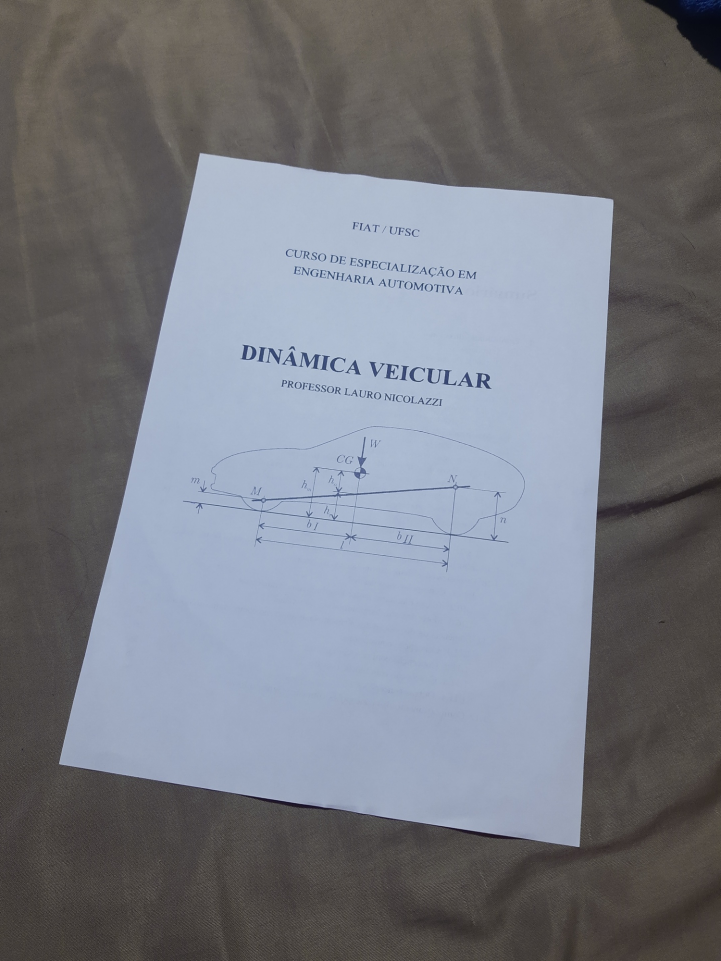
#> input picture document scanner/resources/doc1.jpg, 1442 x 1922 px (shown at 1/2 size)
$ python documentScanner.py
#> lines starting #> are read from the running program, lines starting #| are printed output that depends on the picture; after the words box and inside, x2 and y2 are one past the last pixel; in counts of white or black regions, pixels touching at a corner belong together
import cv2 as cv
import numpy as np

# [6 lines of commented-out code are left out]

widthImg = 1500
heightImg = 2000
paperWidth = 552
paperHeight = 780

images = [cv.imread('resources/doc1.jpg'),
          cv.imread('resources/doc2.jpg')]
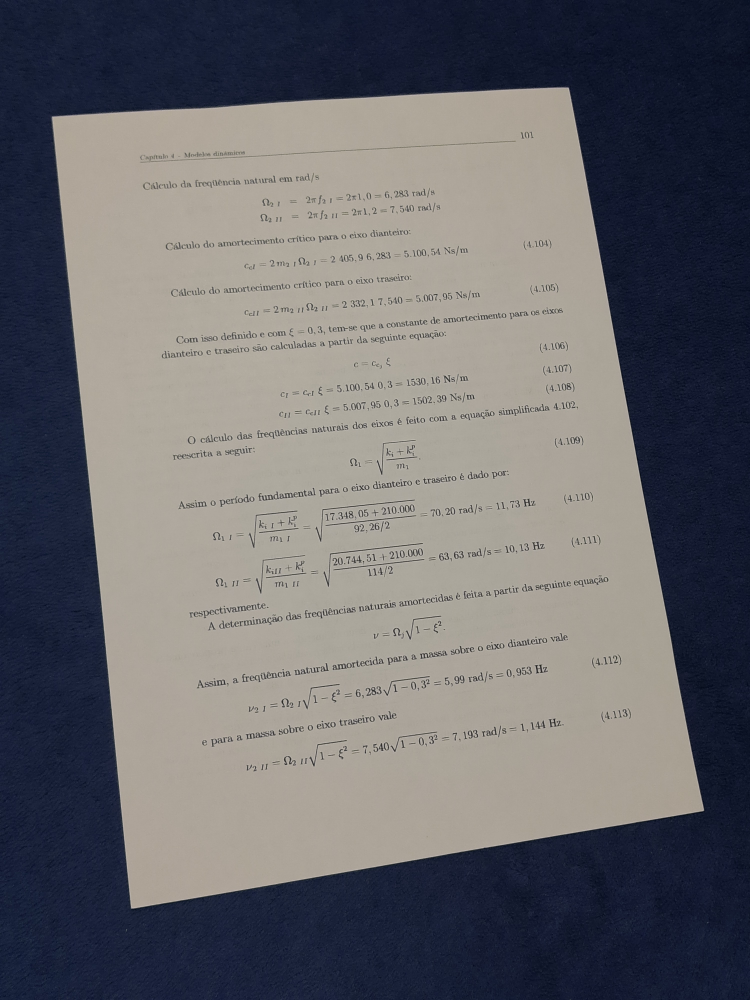
#> input picture document scanner/resources/doc2.jpg, 3000 x 4000 px (shown at 1/4 size)


def stackImages(scale,imgArray):
    rows = len(imgArray)
    cols = len(imgArray[0])
    rowsAvailable = isinstance(imgArray[0], list)
    width = imgArray[0][0].shape[1]
    height = imgArray[0][0].shape[0]
    if rowsAvailable:
        for x in range ( 0, rows):
            for y in range(0, cols):
                if imgArray[x][y].shape[:2] == imgArray[0][0].shape [:2]:
                    imgArray[x][y] = cv.resize(imgArray[x][y], (0, 0), None, scale, scale)
                else:
                    imgArray[x][y] = cv.resize(imgArray[x][y], (imgArray[0][0].shape[1], imgArray[0][0].shape[0]), None, scale, scale)
                if len(imgArray[x][y].shape) == 2: imgArray[x][y]= cv.cvtColor( imgArray[x][y], cv.COLOR_GRAY2BGR)
        imageBlank = np.zeros((height, width, 3), np.uint8)
        hor = [imageBlank]*rows
        hor_con = [imageBlank]*rows
        for x in range(0, rows):
            hor[x] = np.hstack(imgArray[x])
        ver = np.vstack(hor)
    else:
        for x in range(0, rows):
            if imgArray[x].shape[:2] == imgArray[0].shape[:2]:
                imgArray[x] = cv.resize(imgArray[x], (0, 0), None, scale, scale)
            else:
                imgArray[x] = cv.resize(imgArray[x], (imgArray[0].shape[1], imgArray[0].shape[0]), None,scale, scale)
            if len(imgArray[x].shape) == 2: imgArray[x] = cv.cvtColor(imgArray[x], cv.COLOR_GRAY2BGR)
        hor= np.hstack(imgArray)
        ver = hor
    return ver


def preProcessing(img):
    imgGray = cv.cvtColor(img,cv.COLOR_BGR2GRAY)
    imgBlur = cv.GaussianBlur(imgGray,(5,5),1)
    imgCanny = cv.Canny(imgBlur,200,200)
    kernel = np.ones((5,5))
    imgDilated = cv.dilate(imgCanny,kernel,iterations=2)
    imgEroded = cv.erode(imgDilated,kernel,iterations=1)

    return imgEroded


def getContours(img):
    biggest = np.array([])
    maxArea = 0
    contours, hierarchy = cv.findContours(img,cv.RETR_EXTERNAL,cv.CHAIN_APPROX_NONE)
    for cnt in contours:
        area = cv.contourArea(cnt)
        if area>5000:
            #cv.drawContours(imgContour,cnt,-1,(255,0,0),3)
            peri = cv.arcLength(cnt,True)
            approx = cv.approxPolyDP(cnt,0.02*peri,True)
            if area>maxArea and len(approx) == 4:
                biggest = approx
                maxArea = area
    cv.drawContours(imgContour, biggest, -1, (255, 0, 0), 50)
    return biggest


def reorder(myPoints):
    myPoints = myPoints.reshape((4,2))
    myPointsNew = np.zeros((4,1,2),np.int32)
    add = myPoints.sum(1)

    myPointsNew[0] = myPoints[np.argmin(add)]
    myPointsNew[3] = myPoints[np.argmax(add)]
    diff = np.diff(myPoints, axis=1)
    myPointsNew[1] = myPoints[np.argmin(diff)]
    myPointsNew[2] = myPoints[np.argmax(diff)]

    return myPointsNew

def getWarp(img,biggest):
    biggest = reorder(biggest)
    pts1 = np.float32(biggest)
    pts2 = np.float32([[0,0],[paperWidth,0],[0,paperHeight],[paperWidth,paperHeight]])
    matrix= cv.getPerspectiveTransform(pts1, pts2)
    imgOutput = cv.warpPerspective(img, matrix, (paperWidth,paperHeight))

    borderToRemove = 10
    imgCropped = imgOutput[borderToRemove:imgOutput.shape[0]-borderToRemove, borderToRemove:imgOutput.shape[1]-borderToRemove]
    imgCropped = cv.resize(imgCropped,(paperWidth,paperHeight))

    return imgCropped
index = 0
for img in images:

    img = cv.resize(img,(widthImg,heightImg))
    imgContour = img.copy()

    imgThres = preProcessing(img)
    biggest = getContours(imgThres)

    if biggest.size != 0:
        imgWarped = getWarp(img,biggest)
        imageArray = ([img,imgThres],
                    [imgContour,imgWarped])
        cv.imshow(("Document "+str(index)), imgWarped)
    else:
        imageArray = ([img, imgThres],
                      [img, img])

    stackedImages = stackImages(0.19,imageArray)

    cv.imshow(("Process "+str(index)), stackedImages)
    #cv.imwrite("result.jpg", imgWarped)

    index+=1
#> this loop made 2 passes
#> (pts1 in getWarp, pts2 in getWarp, borderToRemove in getWarp) on passes 1 to 2: ([[414, 316], [1277, 414], [121, 1592], [1207, 1764]], [[0, 0], [552, 0], [0, 780], [552, 780]], 10), ([[102, 231], [1139, 173], [260, 1818], [1409, 1623]], [[0, 0], [552, 0], [0, 780], [552, 780]], 10)
#> pass 1, in preProcessing, `imgGray = cv.cvtColor(img,cv.COLOR_BGR2GRAY)`:
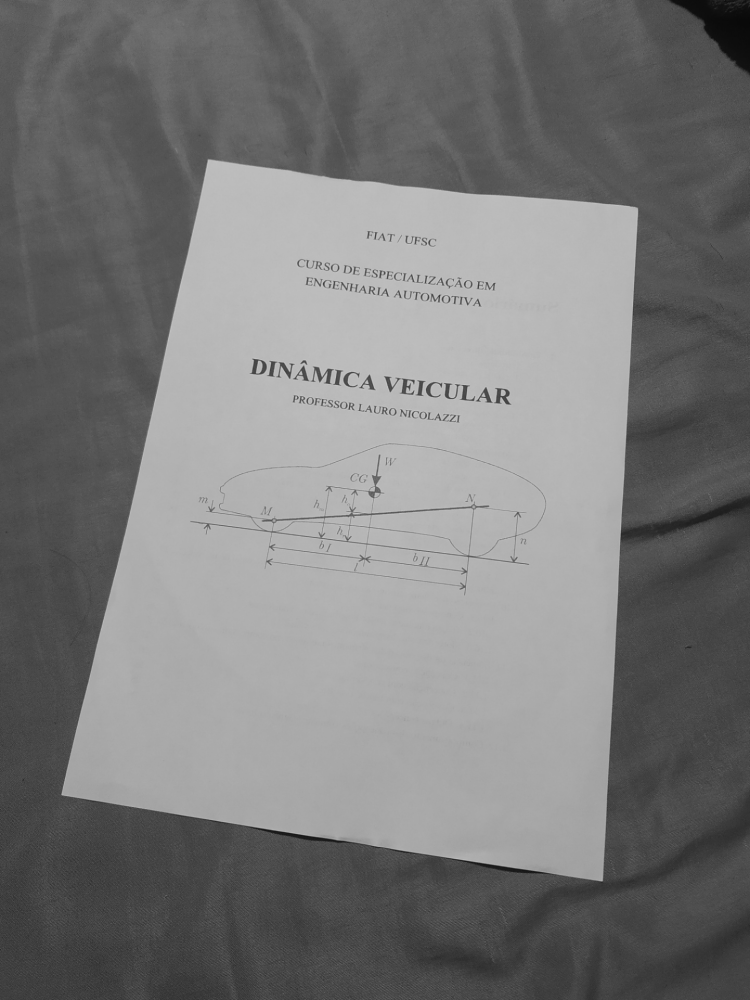
#> imgGray: shape (2000, 1500) (shown at 1/2 size); min 8, max 210, mean 121
#> pass 1, in preProcessing, `imgCanny = cv.Canny(imgBlur,200,200)`:
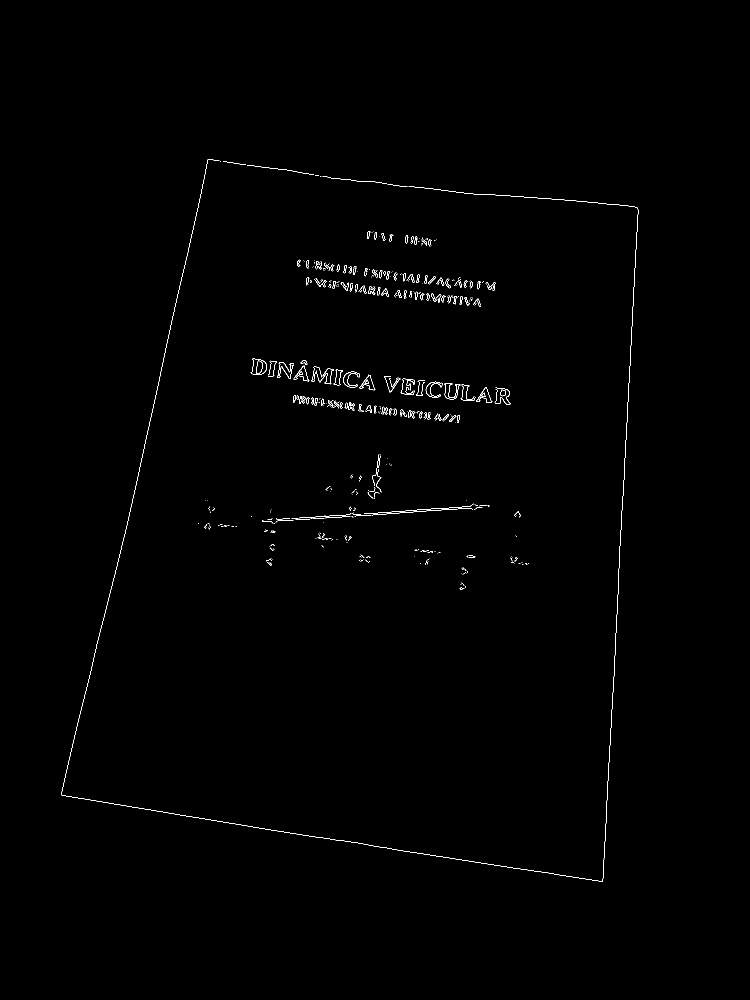
#> imgCanny: shape (2000, 1500) (shown at 1/2 size); 0.43% white in thin lines or dots, all inside (x1, y1, x2, y2) = (122, 318, 1277, 1763)
#> after the loop:
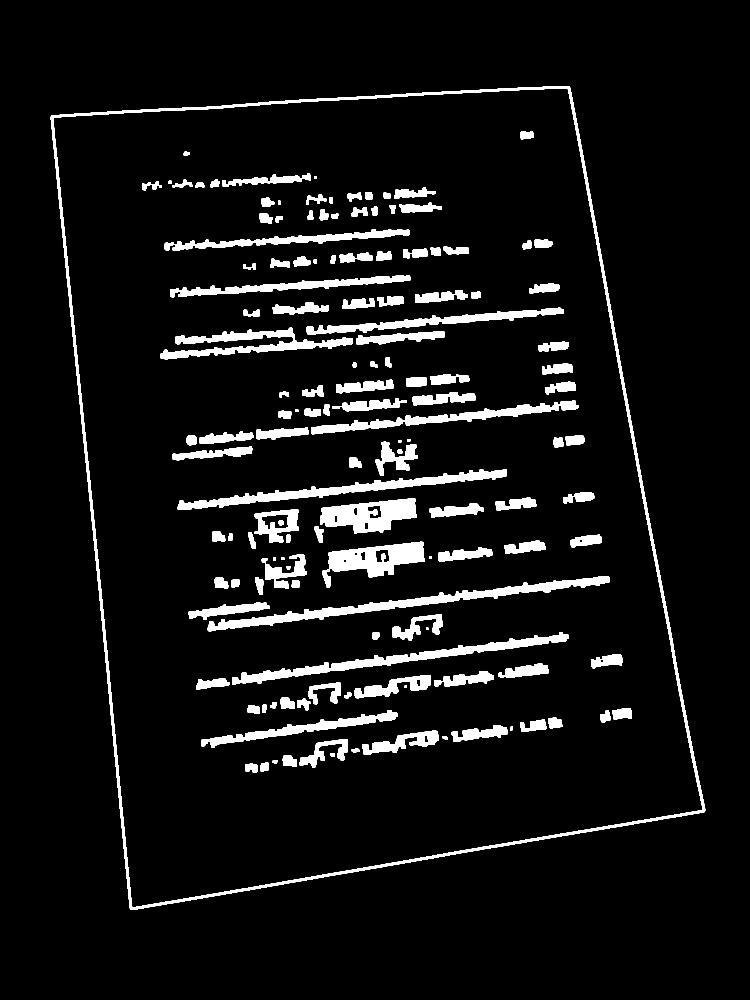
#> imgThres: shape (2000, 1500) (shown at 1/2 size); 6.9% white; 140 white regions, largest, box (x1, y1, x2, y2) and area: (101, 172, 1411, 1820) 28801, (415, 1152, 1219, 1263) 12275, (464, 1264, 1137, 1369) 10266
#> after the loop, index = 2

cv.waitKey(0)
